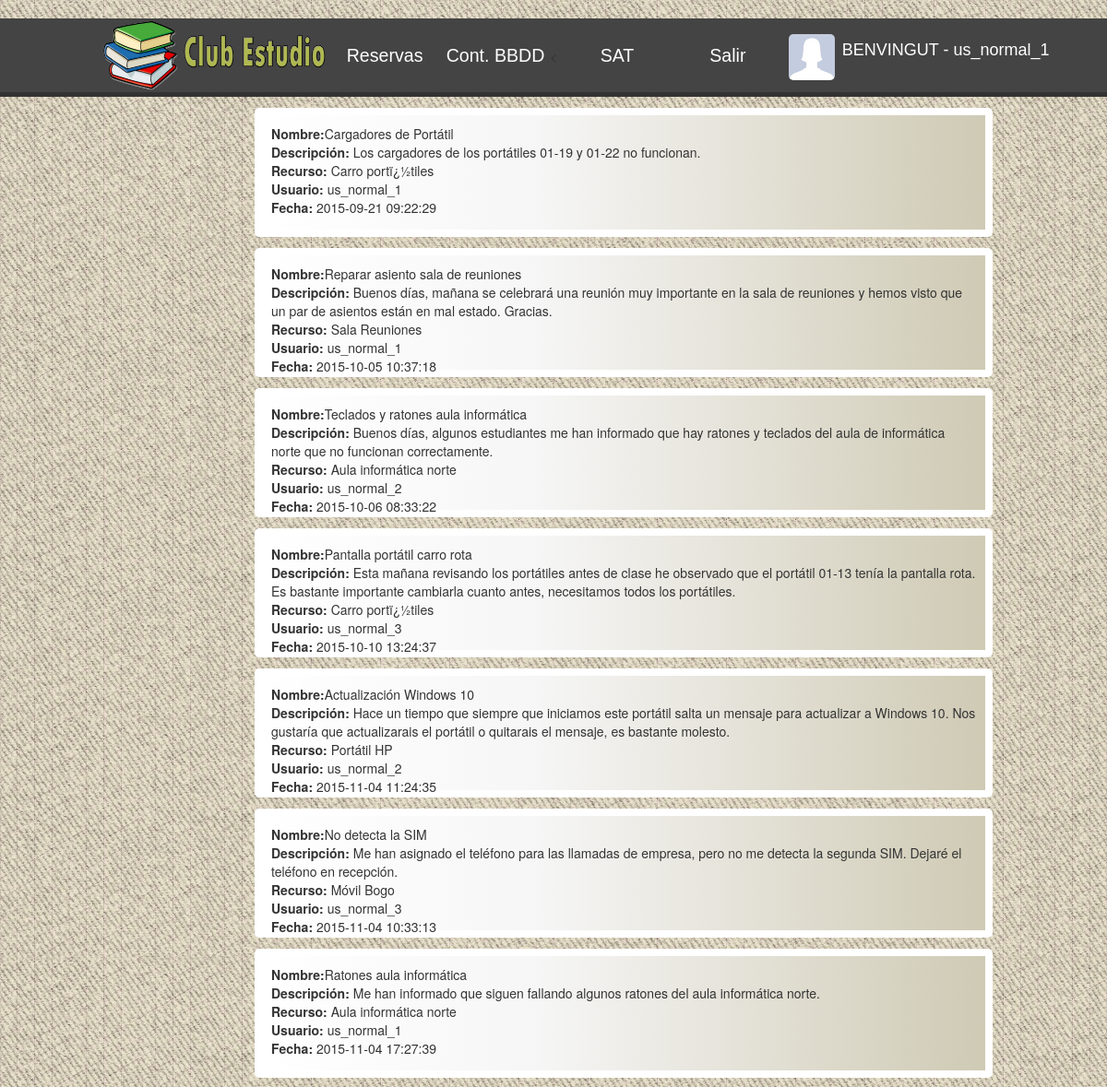
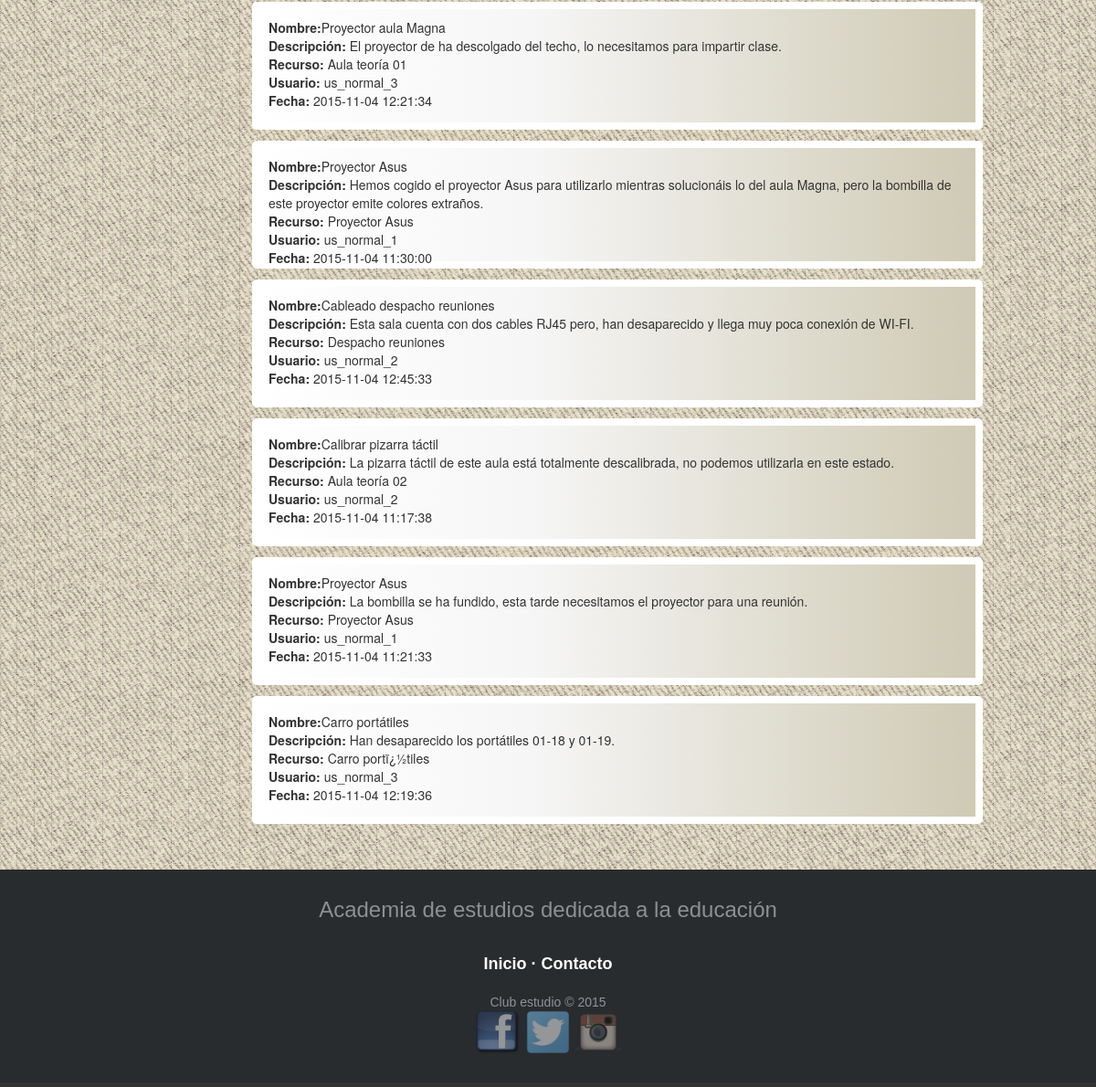
Page /historial_incidencias_admin.php (signed in) on the committed database (2 pictures, top to bottom).
### tables this page shows
CREATE TABLE IF NOT EXISTS `incidencia` (
  `id_incidencia` int(11) NOT NULL,
  `titulo` varchar(40) NOT NULL,
  `descripcion` longtext NOT NULL,
  `id_recurso` int(11) NOT NULL,
  `id_usuario` int(11) NOT NULL,
  `fecha` datetime NOT NULL
);

CREATE TABLE IF NOT EXISTS `recurso` (
  `id_recurso` int(11) NOT NULL,
  `nombre` varchar(30) NOT NULL,
  `descr` longtext NOT NULL,
  `img` varchar(30) NOT NULL,
  `estado` varchar(1) NOT NULL,
  `categoria` varchar(1) NOT NULL
);

CREATE TABLE IF NOT EXISTS `usuario` (
  `id_user` int(11) NOT NULL,
  `nom` varchar(30) NOT NULL,
  `pass` varchar(30) NOT NULL,
  `rol` tinyint(4) NOT NULL,
  `img` varchar(50) NOT NULL,
  `Activo` tinyint(4) NOT NULL
);

### historial_incidencias_admin.php (the view, shortened to what this page needs)
<?php
	include_once 'conexion.php';
	include_once 'header_admin.php';
	$consulta_incidencias = ("SELECT * FROM incidencia");
	$result_incidencias = mysqli_query($con, $consulta_incidencias);
	while($incidencia = mysqli_fetch_array($result_incidencias)){
		$sql_recurso = "SELECT * FROM recurso, reserva WHERE $incidencia[id_recurso] = recurso.id_recurso";
		$sql_usuario = "SELECT * FROM usuario WHERE $incidencia[id_usuario] = usuario.id_user";
		$datos_recurso = mysqli_query($con, $sql_recurso);
		$datos_usuario = mysqli_query($con, $sql_usuario);
		$recurso = mysqli_fetch_array($datos_recurso);
		$usuario = mysqli_fetch_array($datos_usuario);
		echo "<div class='contendor3'>";
		echo"<div class='textseccion3'><b>Nombre:</b>";
		echo utf8_encode($incidencia['titulo']);
		echo "<br/>";
		echo "<b>Descripción:</b> ";
		echo utf8_encode($incidencia['descripcion']);
		echo "<br/>";
		echo "<b>Recurso:</b> ";
		echo utf8_encode($recurso['nombre']);
		echo "<br/>";
		echo "<b>Usuario:</b> ";
		echo utf8_encode($usuario['nom']);
		echo "<br/>";
		echo "<b>Fecha:</b> ";
		echo utf8_encode($incidencia['fecha']);
		echo "<br></br>";
		echo "</div>";
			echo"</div>";
	}
	include 'footer.php';
?>

### css/style.css (style rules this page uses)
body { padding-top: 20px; }
body { background-image:url("../img/background.jpg"); color: #333; font-family: "Helvetica Neue",Helvetica,Arial,sans-serif; font-size: 14px; line-height: 1.42857; }
.textseccion3 { float:left; }
.contendor3 { background:linear-gradient(to right, #FFFFFF 0%, #F6F6F6 38%, #CFCAB4 100%) 0 0 repeat scroll rgba(0, 0, 0, 0); border:8px solid #FFFFFF; border-radius:5px; height:140px; margin-left:23%; margin-top:1%; max-width:800px; padding:10px; }

### rows in the picture
incidencia: titulo "Cargadores de Portátil", descripcion "Los cargadores de los portátiles 01-19 y 01-22 no funcionan.", id_recurso.nombre "Carro portï¿½tiles", id_usuario.nom "us_normal_1", fecha "2015-09-21 09:22:29"
incidencia: titulo "Reparar asiento sala de reuniones", descripcion "Buenos días, mañana se celebrará una reunión muy importante en la sala de reuniones y hemos visto que un par de asientos están en mal estado. Gracias.", id_recurso.nombre "Sala Reuniones", id_usuario.nom "us_normal_1", fecha "2015-10-05 10:37:18"
incidencia: titulo "Teclados y ratones aula informática", descripcion "Buenos días, algunos estudiantes me han informado que hay ratones y teclados del aula de informática norte que no funcionan correctamente.", id_recurso.nombre "Aula informática norte", id_usuario.nom "us_normal_2", fecha "2015-10-06 08:33:22"
incidencia: titulo "Pantalla portátil carro rota", descripcion "Esta mañana revisando los portátiles antes de clase he observado que el portátil 01-13 tenía la pantalla rota. Es bastante importante cambiarla cuanto antes, necesitamos todos los portátiles.", id_recurso.nombre "Carro portï¿½tiles", id_usuario.nom "us_normal_3", fecha "2015-10-10 13:24:37"
incidencia: titulo "Actualización Windows 10", descripcion "Hace un tiempo que siempre que iniciamos este portátil salta un mensaje para actualizar a Windows 10. Nos gustaría que actualizarais el portátil o quitarais el mensaje, es bastante molesto.", id_recurso.nombre "Portátil HP", id_usuario.nom "us_normal_2", fecha "2015-11-04 11:24:35"
incidencia: titulo "No detecta la SIM", descripcion "Me han asignado el teléfono para las llamadas de empresa, pero no me detecta la segunda SIM. Dejaré el teléfono en recepción.", id_recurso.nombre "Móvil Bogo", id_usuario.nom "us_normal_3", fecha "2015-11-04 10:33:13"
incidencia: titulo "Ratones aula informática", descripcion "Me han informado que siguen fallando algunos ratones del aula informática norte.", id_recurso.nombre "Aula informática norte", id_usuario.nom "us_normal_1", fecha "2015-11-04 17:27:39"
incidencia: titulo "Proyector aula Magna", descripcion "El proyector de ha descolgado del techo, lo necesitamos para impartir clase.", id_recurso.nombre "Aula teoría 01", id_usuario.nom "us_normal_3", fecha "2015-11-04 12:21:34"
incidencia: titulo "Proyector Asus", descripcion "Hemos cogido el proyector Asus para utilizarlo mientras solucionáis lo del aula Magna, pero la bombilla de este proyector emite colores extraños.", id_recurso.nombre "Proyector Asus", id_usuario.nom "us_normal_1", fecha "2015-11-04 11:30:00"
incidencia: titulo "Cableado despacho reuniones", descripcion "Esta sala cuenta con dos cables RJ45 pero, han desaparecido y llega muy poca conexión de WI-FI.", id_recurso.nombre "Despacho reuniones", id_usuario.nom "us_normal_2", fecha "2015-11-04 12:45:33"
incidencia: titulo "Calibrar pizarra táctil", descripcion "La pizarra táctil de este aula está totalmente descalibrada, no podemos utilizarla en este estado.", id_recurso.nombre "Aula teoría 02", id_usuario.nom "us_normal_2", fecha "2015-11-04 11:17:38"
incidencia: titulo "Proyector Asus", descripcion "La bombilla se ha fundido, esta tarde necesitamos el proyector para una reunión.", id_recurso.nombre "Proyector Asus", id_usuario.nom "us_normal_1", fecha "2015-11-04 11:21:33"
incidencia: titulo "Carro portátiles", descripcion "Han desaparecido los portátiles 01-18 y 01-19.", id_recurso.nombre "Carro portï¿½tiles", id_usuario.nom "us_normal_3", fecha "2015-11-04 12:19:36"

### other values in the picture
$nomUsuari "us_normal_1"
